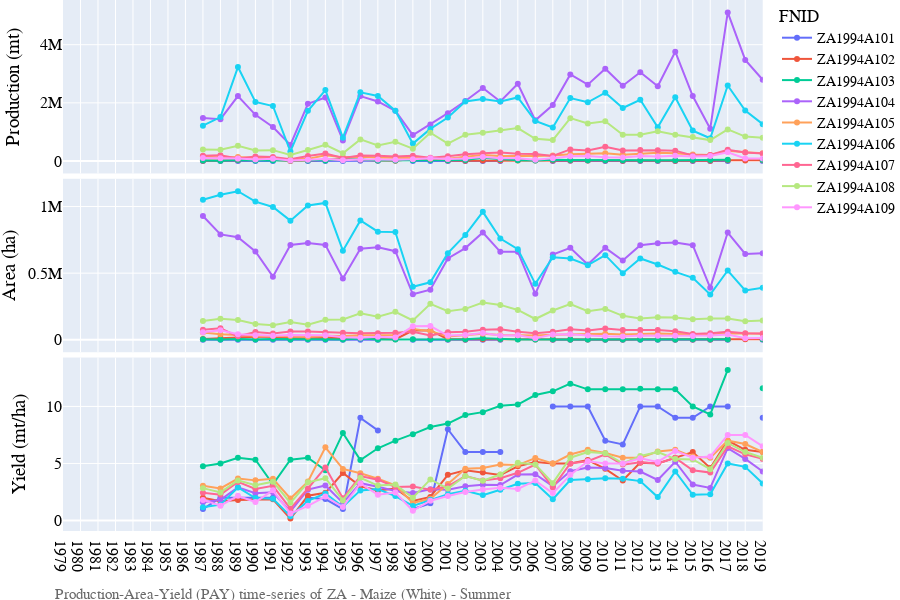
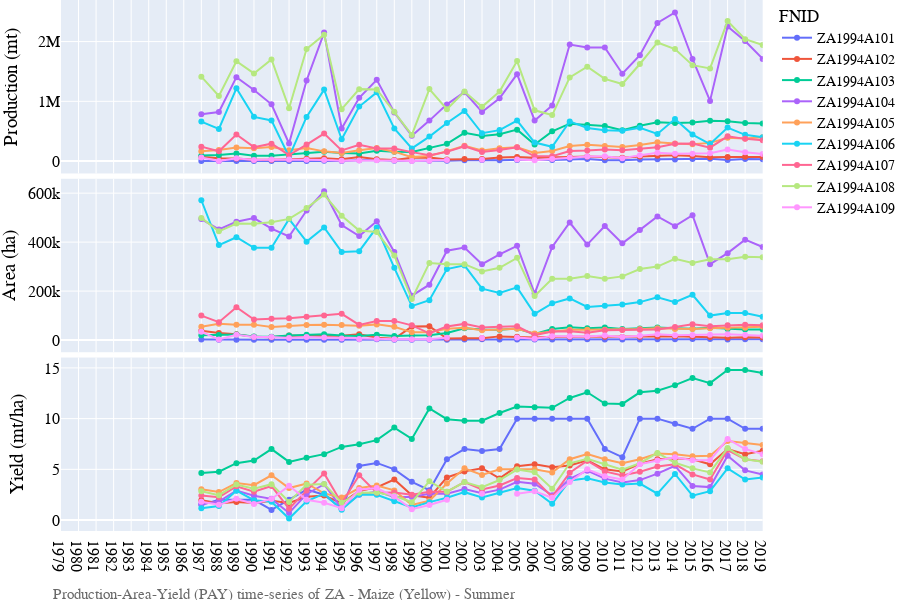
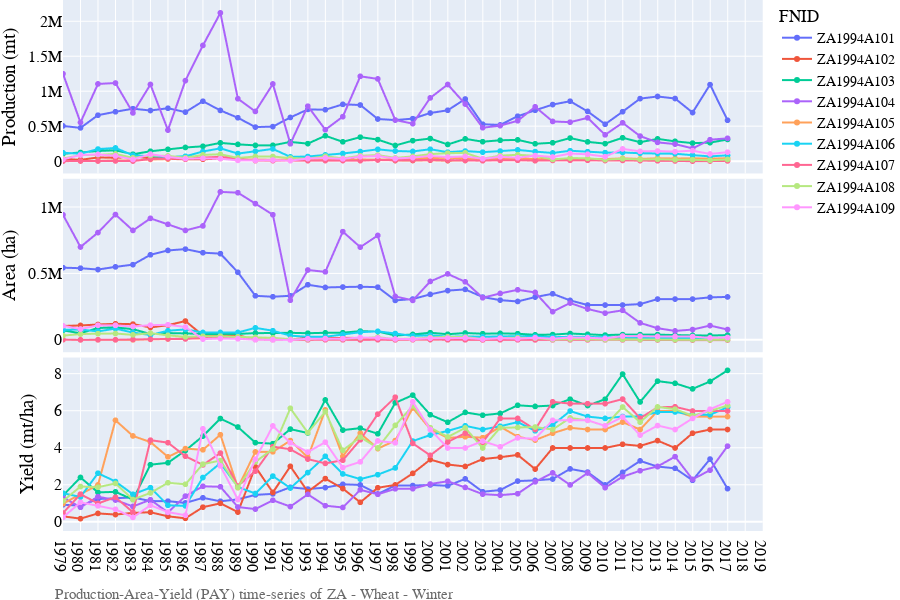

The notebook cell these images were saved under, in order:
### Code cell
# Lineplot of Production-Area-Yield (PAY) time-series
country_iso, country_name = 'ZA', 'South Africa'
df = pd.read_hdf('./data/crop/adm_crop_production_%s.hdf' % country_iso)
df = df[df['gscd_code']=='calibrated']; df['year'] = df['harvest_year']
year = [df['year'].min(), df['year'].max()]
product_season = [
    ['Maize (White)','Summer'],
    ['Maize (Yellow)','Summer'],
    ['Wheat','Winter'],
]
for product_name, season_name in product_season:
    footnote = 'Production-Area-Yield (PAY) time-series of %s - %s - %s' % (country_iso, product_name, season_name)
    fn_save = './figures/%s_line_pay_%s_%s.png' % (country_iso, product_name, season_name)
    sub = df[(df['product'] == product_name) & (df['season_name'] == season_name)]
    fig = PlotLinePAY(sub, year, footnote, fn_save)
    fig.show()
